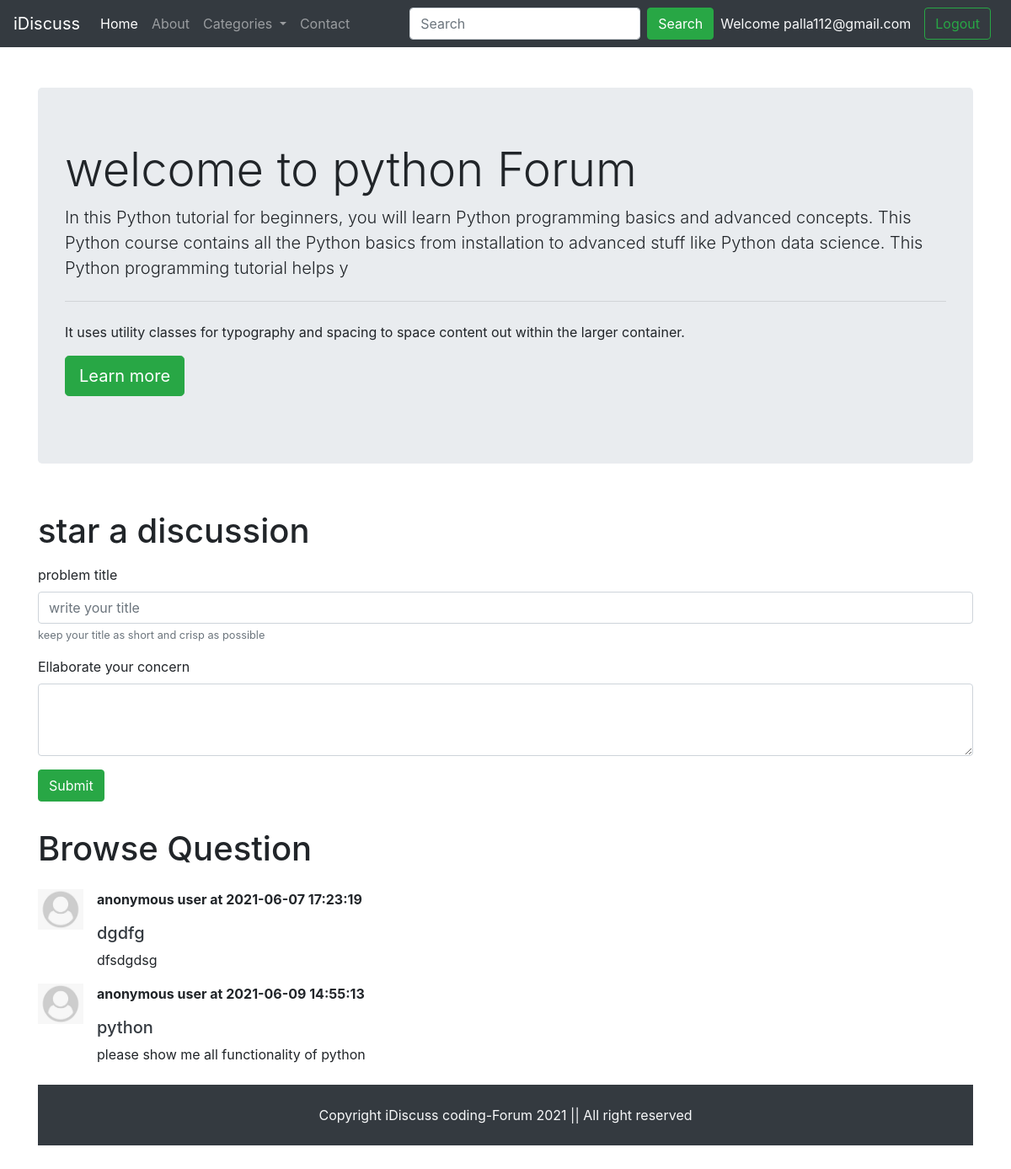
Screenshot of /threadlist.php?catid=1 (signed in) with the database file from the repository.
### tables this page shows
CREATE TABLE `categories` (
  `categories_id` int(25) NOT NULL,
  `categories_name` varchar(255) NOT NULL,
  `categories_discription` varchar(255) NOT NULL,
  `created` datetime NOT NULL DEFAULT current_timestamp()
);

CREATE TABLE `threads` (
  `thread_id` int(10) NOT NULL,
  `thread_title` varchar(255) DEFAULT NULL,
  `thread_desc` text NOT NULL,
  `thread_cat_id` int(15) NOT NULL,
  `thread_user_id` int(15) NOT NULL,
  `dt` datetime NOT NULL DEFAULT current_timestamp()
);

### threadlist.php (the view, shortened to what this page needs)
<!doctype html>
<html lang="en">
<head>
    <link rel="stylesheet" href="https://maxcdn.bootstrapcdn.com/bootstrap/4.0.0/css/bootstrap.min.css"
>
</head>
<body>
    <?php include "partials/_header.php"; ?>
    <?php include "partials/_dbconnect.php"; ?>
    <?php
      $id = $_GET['catid'];
      $sql = "SELECT * FROM categories WHERE categories_id=$id";
      $result = mysqli_query($conn,$sql);
      while($row = mysqli_fetch_assoc($result)){
              $catname = $row['categories_name'];
              $catdesc = $row['categories_discription'];
      }
      ?>
    <div class="container my-5">
        <div class="jumbotron">
            <h1 class="display-4">welcome to <?php echo $catname; ?> Forum </h1>
            <p class="lead"><?php echo $catdesc; ?></p>
            <hr class="my-4">
            <p>It uses utility classes for typography and spacing to space content out within the larger container.</p>
            <p class="lead">
                <a class="btn btn-success btn-lg" href="#" role="button">Learn more</a>
            </p>
        </div>
    </div>
    <div class="container">
        <h1 class="py-2"> star a discussion </h1>
        <form action="<?PHP echo $_SERVER['REQUEST_URI'] ?>" method="post">
            <div class="form-group">
                <label for="title">problem title</label>
                <input type="text" class="form-control" id="title" name="title" aria-describedby="emailHelp"
                    placeholder="write your title">
                <small id="emailHelp" class="form-text text-muted">keep your title as short and crisp as possible
                </small>
            </div>
            <div class="form-group">
                <label for="exampleFormControlTextarea1">Ellaborate your concern</label>
                <textarea class="form-control" id="desc" name="desc" rows="3"></textarea>
            </div>
            <button type="submit" class="btn btn-success">Submit</button>
        </form>
    </div>
    <div class="container my-4 " id="ques">
        <h1 class="py-2"> Browse Question </h1>
        <?php
      $id = $_GET['catid'];
      $sql = "SELECT * FROM threads WHERE thread_cat_id= $id";
      $result = mysqli_query($conn,$sql);
     while($row = mysqli_fetch_assoc($result)){
        $id = $row['thread_id'];
        $title = $row['thread_title'];
        $desc = $row['thread_desc'];
        $thread_time = $row['dt'];
        echo '<div class="media my-3">
            <img src="img/user_default.jpg" width="54px" class="mr-3" alt="logo">
            <div class="media-body">
             <p class="font-weight-bold">anonymous user at '.  $thread_time.'</p>
             <h5 class="mt-0"> <a class="text-dark" href="thread.php?threadid= '.$id.' ">'. $title . ' </a></h5>
                '. $desc . '
        </div>
    </div>';
        }
 ?>
        <?php include "partials/footer.php"; ?>
</body>
</html>

### threadlist.php (style rules this page uses)
#ques { min-height: 433px; }

### rows the page displays
categories: categories_name "python", categories_discription "In this Python tutorial for beginners, you will learn Python programming basics and advanced concepts. This Python course contains all the Python basics from installation to advanced stuff like Python data science. This Python programming tutorial helps y"
threads: dt "2021-06-07 17:23:19", thread_title "dgdfg", thread_desc "dfsdgdsg"
threads: dt "2021-06-09 14:55:13", thread_title "python", thread_desc "please show me all functionality of python"

### other values shown
$_SESSION['useremail'] "palla112@gmail.com"
